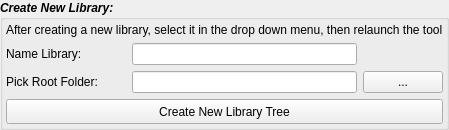
              <widget class="QGroupBox" name="groupBox_sgNewLibrary">
               <property name="font">
                <font>
                 <italic>true</italic>
                 <bold>true</bold>
                </font>
               </property>
               <property name="title">
                <string>Create New Library:</string>
               </property>
               <layout class="QVBoxLayout" name="verticalLayout_41">
                <property name="leftMargin">
                 <number>3</number>
                </property>
                <property name="topMargin">
                 <number>3</number>
                </property>
                <property name="rightMargin">
                 <number>3</number>
                </property>
                <property name="bottomMargin">
                 <number>3</number>
                </property>
                <item>
                 <widget class="QLabel" name="label">
                  <property name="font">
                   <font>
                    <italic>false</italic>
                    <bold>false</bold>
                   </font>
                  </property>
                  <property name="text">
                   <string>After creating a new library, select it in the drop down menu, then relaunch the tool</string>
                  </property>
                 </widget>
                </item>
                <item>
                 <layout class="QHBoxLayout" name="horizontalLayout_43">
                  <item>
                   <widget class="QLabel" name="label_sgNameNewLibrary">
                    <property name="minimumSize">
                     <size>
                      <width>120</width>
                      <height>20</height>
                     </size>
                    </property>
                    <property name="maximumSize">
                     <size>
                      <width>120</width>
                      <height>16777215</height>
                     </size>
                    </property>
                    <property name="font">
                     <font>
                      <italic>false</italic>
                      <bold>false</bold>
                     </font>
                    </property>
                    <property name="text">
                     <string>Name Library: </string>
                    </property>
                   </widget>
                  </item>
                  <item>
                   <widget class="QLineEdit" name="lineEdit_NameNewLibrary">
                    <property name="minimumSize">
                     <size>
                      <width>0</width>
                      <height>20</height>
                     </size>
                    </property>
                    <property name="font">
                     <font>
                      <italic>false</italic>
                      <bold>false</bold>
                     </font>
                    </property>
                    <property name="text">
                     <string/>
                    </property>
                   </widget>
                  </item>
                  <item>
                   <widget class="QLabel" name="label_6">
                    <property name="minimumSize">
                     <size>
                      <width>80</width>
                      <height>0</height>
                     </size>
                    </property>
                    <property name="maximumSize">
                     <size>
                      <width>80</width>
                      <height>16777215</height>
                     </size>
                    </property>
                    <property name="text">
                     <string/>
                    </property>
                   </widget>
                  </item>
                 </layout>
                </item>
                <item>
                 <layout class="QHBoxLayout" name="horizontalLayout_35">
                  <item>
                   <widget class="QLabel" name="label_sgPickRootNewLibrary">
                    <property name="minimumSize">
                     <size>
                      <width>120</width>
                      <height>20</height>
                     </size>
                    </property>
                    <property name="maximumSize">
                     <size>
                      <width>120</width>
                      <height>16777215</height>
                     </size>
                    </property>
                    <property name="font">
                     <font>
                      <italic>false</italic>
                      <bold>false</bold>
                     </font>
                    </property>
                    <property name="text">
                     <string>Pick Root Folder:</string>
                    </property>
                   </widget>
                  </item>
                  <item>
                   <widget class="QLineEdit" name="lineEdit_PathNewLibrary">
                    <property name="minimumSize">
                     <size>
                      <width>0</width>
                      <height>20</height>
                     </size>
                    </property>
                    <property name="font">
                     <font>
                      <italic>false</italic>
                      <bold>false</bold>
                     </font>
                    </property>
                   </widget>
                  </item>
                  <item>
                   <widget class="QPushButton" name="sg_PathNewLibrary_toolButton">
                    <property name="enabled">
                     <bool>true</bool>
                    </property>
                    <property name="minimumSize">
                     <size>
                      <width>80</width>
                      <height>20</height>
                     </size>
                    </property>
                    <property name="maximumSize">
                     <size>
                      <width>80</width>
                      <height>16777215</height>
                     </size>
                    </property>
                    <property name="font">
                     <font>
                      <italic>false</italic>
                      <bold>false</bold>
                     </font>
                    </property>
                    <property name="text">
                     <string>...</string>
                    </property>
                   </widget>
                  </item>
                 </layout>
                </item>
                <item>
                 <widget class="QPushButton" name="pushButton_sgNewLibraryTree">
                  <property name="minimumSize">
                   <size>
                    <width>0</width>
                    <height>25</height>
                   </size>
                  </property>
                  <property name="font">
                   <font>
                    <italic>false</italic>
                    <bold>false</bold>
                   </font>
                  </property>
                  <property name="text">
                   <string>Create New Library Tree</string>
                  </property>
                 </widget>
                </item>
               </layout>
              </widget>
